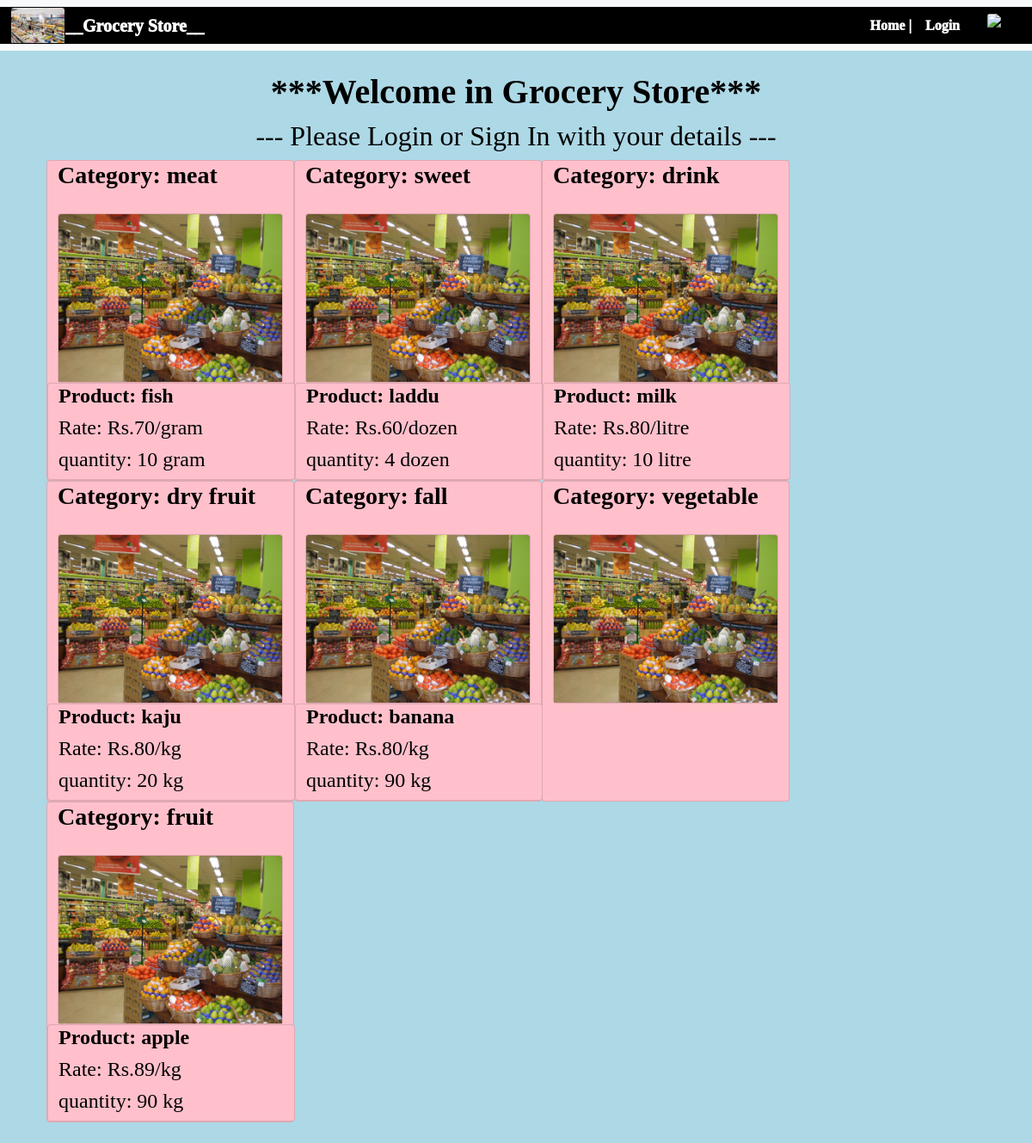
The page / on the database its author committed.
### Application/database.py (models this page shows)
class Categories(db.Model):
    C_id = db.Column(db.Integer, primary_key = True)
    C_name = db.Column(db.String(150), nullable=False)
    C_booking = db.relationship('Booking')
    C_user = db.Column(db.Integer, db.ForeignKey('user.id'))
    P_C_rel = db.relationship('Products')

class Products(db.Model):
    P_id = db.Column(db.Integer, primary_key = True)
    P_name = db.Column(db.String(150), nullable=False)
    P_C_name = db.Column(db.String(150))
    unit = db.Column(db.String(50), nullable=False)
    rate_per_unit = db.Column(db.Integer, nullable=False)
    quantity = db.Column(db.Integer, nullable=False)
    P_booking = db.relationship('Booking')
    P_user = db.Column(db.Integer, db.ForeignKey('user.id'))
    P_C_id = db.Column(db.Integer, db.ForeignKey('categories.C_id'))

### Application/store.py (the view)
@store.route("/")
def home():
    categories = Categories.query.all()
    products = Products.query.all()
    return render_template(
        "home.html",
        user=current_user,
        products=products,
        categories=categories,
    )

### Application/templates/home.html (shortened to what this page needs)
{% extends "base.html" %}
{% block content %}
{% if user.is_authenticated %}
{% if user.is_customer %}
<div class="container-fluid align-self-center" style="max-width: 100%; font-family: serif; color:black">
  {% if categories|length > 0 %}
    <div class="container pt-4 pb-4">
      <h1 class="text-center"><strong>***Welcome in Grocery Store***</strong></h1>
      <h2 class="text-center"><strong>---Available Products---</strong></h2>
        <div class="row row-cols-auto">
        {% for category in categories %}
        <div class="column card" style="width: 18rem; vertical-align:middle; background-color:pink;">
          <h4 class="card-title" style="font-family: Verdana;  font-weight: 800; color:black" class="link-dark">Category: {{ category.C_name }}</h4>
            <div class="col" style="padding-top: 20px;">
            <div class="card" style="width: 20rem; max-width: 100%; vertical-align:middle;">
            <div class="text-center">
                <img src="{{url_for('static', filename='1.jpg')}}" class="card-img-top">
            </div>
            </div>
            </div>
              {% for product in products %}
                {% if category.C_id == product.P_C_id %}
                    <div class="row card" style="width: 18rem; vertical-align:middle;  background-color:pink;">
                    <h5 class="card-title" style="font-family: Verdana;  font-weight: 800; color:black"  class="text-center">Product: {{ product.P_name }}</h5>
                    <h5 class="card-title" style="font-family: Verdana;  font-weight: 1200; color:black"  class="text-center">Rate: {{ product.rate_per_unit}}/{{ product.unit}}</h5>
                    <h5 class="card-title" style="font-family: Verdana;  font-weight: 1200; color:black"  class="text-center">Quantity: {{ product.quantity}}</h5>
                    {% if product.quantity > 0 %}
                        <h5><button class="link-bg-dark btn btn-primary"><a  style="font-family: Verdana;  font-weight: 800; color:black" href="/buy_product/{{product.P_id}}" class="link-bg-dark btn btn-primary" >Buy</a></button><h5>
                    {% else %}
                        <h5><button class="link-bg-dark btn btn-secondary"><a  style="font-family: Verdana;  font-weight: 800; color:black" href="#" class="link-bg-dark btn btn-secondary" >Out of Stock</a></button><h5>
                    {% endif %}
                    </div>
                {% endif%}
              {% endfor %}
          </div>
        {% endfor %}
        </div>
    </div>
    {% else %}
    <div style="max-width: 100%; font-family: serif; color:black">
  <h1 class="text-center"><strong>***Welcome in Grocery Store***</strong></h1>
  <h2 class="text-center"><strong>--- No Product still added here ---<h2>
</div>
  {% endif %}
</div>
{% elif user.is_manager %}
<div class="container-fluid align-self-center" style="max-width: 100%; font-family: serif; color:black">
    <div class="container pt-4 pb-4">
    <h1 class="text-center"><strong>***Welcome in Grocery Store***</strong></h1>
        <div class="row row-cols-auto">
        {% for category in categories %}
        {% if current_user.id == category.C_user %}
        <div class="column card" style="width: 18rem; vertical-align:middle;  background-color:pink">
          <h3 class="card-title" style="font-family: Verdana;  font-weight: 800; color:black;" class="text-center">Category: {{ category.C_name }}</h3>
          <div class="col" style="padding-top: 20px;">
          <div class="card" style="width: 25rem; background-color:pink; max-width: 100%; vertical-align:middle;">
          <div class="text-center">
          <img src="{{url_for('static', filename='1.jpg')}}" class="card-img-top">
          <h6 class="card-title"><a  style="font-family: Verdana;  font-weight: 800; color:black;" href="/add_product" class="link-dark btn btn-primary">Add Product>></a></h6>
          <h6 class="card-title"><a  style="font-family: Verdana;  font-weight: 800; color:white;" href="/delete_category/{{category.C_id}}" class="link-dark btn btn-danger">Delete Category>></a></h6>
          <h6 class="card-title"><a  style="font-family: Verdana;  font-weight: 800; color:white;" href="/update_category/{{category.C_id}}" class="link-dark btn btn-secondary">Update Category>></a></h6>
          </div>
          </div>
          </div>
              {% for product in products %}
                {% if category.C_id == product.P_C_id %}
                    <div class="row card" style="width: 18rem; vertical-align:middle;  background-color:pink;">
                    <h4 class="card-title" style="font-family: Verdana;  font-weight: 800; color:black"  class="text-center">Product: {{ product.P_name }}</h4>
                    <h4 class="card-title" style="font-family: Verdana;  font-weight: 1200; color:black"  class="text-center">Rate: Rs.{{ product.rate_per_unit}}/{{ product.unit}}</h4>
                    {% if product.quantity > 0 %}
                    <h4 class="card-title" style="font-family: Verdana;  font-weight: 1200; color:black"  class="text-center">quantity: {{ product.quantity}} {{ product.unit}}</h4>
                    {% else %}
                    <h4 class="card-title" style="font-family: Verdana;  font-weight: 1200; color:black"  class="text-center">quantity: {{ product.quantity}}</h4>
                    {% endif %}
                    <h6 class="card-title"><a  style="font-family: Verdana;  font-weight: 800; color:white;" href="/delete_product/{{product.P_id}}" class="link-dark btn btn-danger">Delete Product>></a></h6>
                    <h6 class="card-title"><a  style="font-family: Verdana;  font-weight: 800; color:white;" href="/update_product/{{product.P_id}}" class="link-dark btn btn-primary">Update Product>></a></h6>
                    </div>
                {% endif%}
              {% endfor %}
          </div>
          {% elif  current_user.id != category.C_user %}
          <div class="column card" style="width: 18rem; vertical-align:middle;  background-color:pink">
          <h3 class="card-title" style="font-family: Verdana;  font-weight: 800; color:black;" class="text-center">Category: {{ category.C_name }}</h3>
          <div class="col" style="padding-top: 20px;">
          <div class="card" style="width: 25rem; background-color:pink; max-width: 100%; vertical-align:middle;">
          <div class="text-center">
          <img src="{{url_for('static', filename='1.jpg')}}" class="card-img-top">
          </div>
          </div>
          </div>
              {% for product in products %}
                {% if category.C_id == product.P_C_id %}
                    <div class="row card" style="width: 18rem; vertical-align:middle;  background-color:pink;">
                    <h4 class="card-title" style="font-family: Verdana;  font-weight: 800; color:black"  class="text-center">Product: {{ product.P_name }}</h4>
                    <h4 class="card-title" style="font-family: Verdana;  font-weight: 1200; color:black"  class="text-center">Rate: Rs.{{ product.rate_per_unit}}/{{ product.unit}}</h4>
                    {% if product.quantity > 0 %}
                    <h4 class="card-title" style="font-family: Verdana;  font-weight: 1200; color:black"  class="text-center">quantity: {{ product.quantity}} {{ product.unit}}</h4>
                    {% else %}
                    <h4 class="card-title" style="font-family: Verdana;  font-weight: 1200; color:black"  class="text-center">quantity: {{ product.quantity}}</h4>
                    {% endif %}
                    </div>
                {% endif%}
              {% endfor %}
          </div>
          {% endif%}
        {% endfor %}
        </div>
      <br/>
      <br/>
        <div>
          <h3><button class="link-bg-dark btn btn-primary"><a  style="font-family: Verdana;  font-weight: 800; color:black" href="/add_category" class="link-bg-dark btn btn-primary" >Add Category>></a></button><h3>
        </div>
    </div>
</div>
{% endif %}
{% else %}
<div class="container-fluid align-self-center" style="max-width: 100%; font-family: serif; color:black">
    <div class="container pt-4 pb-4">
    <h1 class="text-center"><strong>***Welcome in Grocery Store***</strong></h1>
      <h2 class="text-center">--- Please Login or Sign In with your details ---</h2>
        <div class="row row-cols-auto">
        {% for category in categories %}
        <div class="column card" style="width: 18rem; vertical-align:middle;  background-color:pink">
          <h3 class="card-title" style="font-family: Verdana;  font-weight: 800; color:black;" class="text-center">Category: {{ category.C_name }}</h3>
          <div class="col" style="padding-top: 20px;">
          <div class="card" style="width: 25rem; background-color:pink; max-width: 100%; vertical-align:middle;">
          <div class="text-center">
          <img src="{{url_for('static', filename='1.jpg')}}" class="card-img-top">
          </div>
          </div>
          </div>
              {% for product in products %}
                {% if category.C_id == product.P_C_id %}
                    <div class="row card" style="width: 18rem; vertical-align:middle;  background-color:pink;">
                    <h4 class="card-title" style="font-family: Verdana;  font-weight: 800; color:black"  class="text-center">Product: {{ product.P_name }}</h4>
                    <h4 class="card-title" style="font-family: Verdana;  font-weight: 1200; color:black"  class="text-center">Rate: Rs.{{ product.rate_per_unit}}/{{ product.unit}}</h4>
                    {% if product.quantity > 0 %}
                    <h4 class="card-title" style="font-family: Verdana;  font-weight: 1200; color:black"  class="text-center">quantity: {{ product.quantity}} {{ product.unit}}</h4>
                    {% else %}
                    <h4 class="card-title" style="font-family: Verdana;  font-weight: 1200; color:black"  class="text-center">quantity: {{ product.quantity}}</h4>
                    {% endif %}
                    </div>
                {% endif%}
              {% endfor %}
          </div>
        {% endfor %}
        </div>
    </div>
</div>
{% endif%}
{% endblock %}

### Application/templates/base.html (shortened to what this page needs)
<!DOCTYPE html>
<html lang="en">
  <head>
    <link
      href="https://cdn.jsdelivr.net/npm/bootstrap@5.0.2/dist/css/bootstrap.min.css"
      rel="stylesheet"
    />
    <link rel="stylesheet" href="https://cdnjs.cloudflare.com/ajax/libs/font-awesome/4.7.0/css/font-awesome.min.css">
  </head>
  <body style="background-color:lightblue;">
    <nav class="navbar navbar-expand-lg navbar-light bg-light">
        <div class="container-fluid" style=" background-color:black;">
          {% if user.is_authenticated %}
          <img src="{{url_for('static', filename='5.jpg')}}" class="card-img-top" style="width: 4rem; background-color:black; max-width: 50%; vertical-align:middle;">
<a class="navbar-brand" style="font-weight: 1000; font-family: serif;, sans-serif;color:white;" href="#">__{{user.name}}'s Dashboard__ </a>
          {% else %}
          <div class="card" style="width: 4rem; background-color:black; max-width: 50%; vertical-align:middle;">
          <div class="text-center">
          <img src="{{url_for('static', filename='2.jpg')}}" class="card-img-top">
          </div>
          </div>
          <a class="navbar-brand" style="font-weight: 1000; font-family: serif;, sans-serif;color:white;" href="#"> __Grocery Store__</a>
          {% endif %}
          <div class="collapse navbar-collapse d-md-flex justify-content-md-end" id="navbarNavDropdown">
            <ul class="navbar-nav navbar-nav mr-auto">
              <li class="nav-item">
                <a class="nav-link" style="color:white;font-family: serif;font-weight: 1000;" aria-current="page" href="/">Home |</a>
              </li>
              {% if user.is_authenticated %}
                 <li class="nav-item">
                {% if user.is_manager %}
                  <li style="color:white"><a class="nav-link" style="color:white;font-family: serif;font-weight: 1000;" href="/my_product">Profile | </a></li></li>
                  <li style="color:white"><a class="nav-link" style="color:red;font-family: serif;font-weight: 1000;" href="/logout">Logout</a></li>
                  <div class="col">
                  <div class="card" style="width: 4rem; background-color:black; max-width: 100%; vertical-align:middle;">
                  <div class="text-center">
                  <img src="{{url_for('static', filename='2.jpg')}}" class="card-img-top">
                  </div>
                  </div>
                  </div>
                {% elif user.is_customer %}
                  <li style="color:white"><a class="nav-link" style="color:white;font-family: serif;font-weight: 1000;" href="/my_booked_product">Profile | </a></li>
                  <li style="color:white"><a class="nav-link" style="color:red;font-family: serif;font-weight: 1000;" href="/logout">Logout</a></li>
                  <div class="col">
                  <div class="card" style="width: 4rem; background-color:black; max-width: 100%; vertical-align:middle;">
                  <div class="text-center">
                  <img src="{{url_for('static', filename='5.jpg')}}" class="card-img-top">
                  </div>
                  </div>
                  </div>
                {% endif %}
              </li>
              {% else %}
              <li class="nav-item justify-content-end">
                <a class="nav-link" style="color:white;font-family: serif;font-weight: 1000;" href="/login">Login</a>
              </li>
              <div class="col">
              <div class="card" style="width: 4rem; background-color:black; max-width: 100%; vertical-align:middle;">
              <div class="text-center">
              <img src="{{url_for('static', filename='4.jpg')}}" class="card-img-top">
              </div>
              </div>
              </div>
              {% endif %}
            </ul>
          </div>
        </div>
      </nav>
    <div class="container">{% block content %}{% endblock %}</div>
  </body>
</html>

### rows shown on the page
Categories: C_name "meat"
Products: P_name "fish", rate_per_unit "70", unit "gram", quantity "10"
Categories: C_name "sweet"
Products: P_name "laddu", rate_per_unit "60", unit "dozen", quantity "4"
Categories: C_name "drink"
Products: P_name "milk", rate_per_unit "80", unit "litre", quantity "10"
Categories: C_name "dry fruit"
Products: P_name "kaju", rate_per_unit "80", unit "kg", quantity "20"
Categories: C_name "fall"
Products: P_name "banana", rate_per_unit "80", unit "kg", quantity "90"
Categories: C_name "vegetable"
Categories: C_name "fruit"
Products: P_name "apple", rate_per_unit "89", unit "kg", quantity "90"
